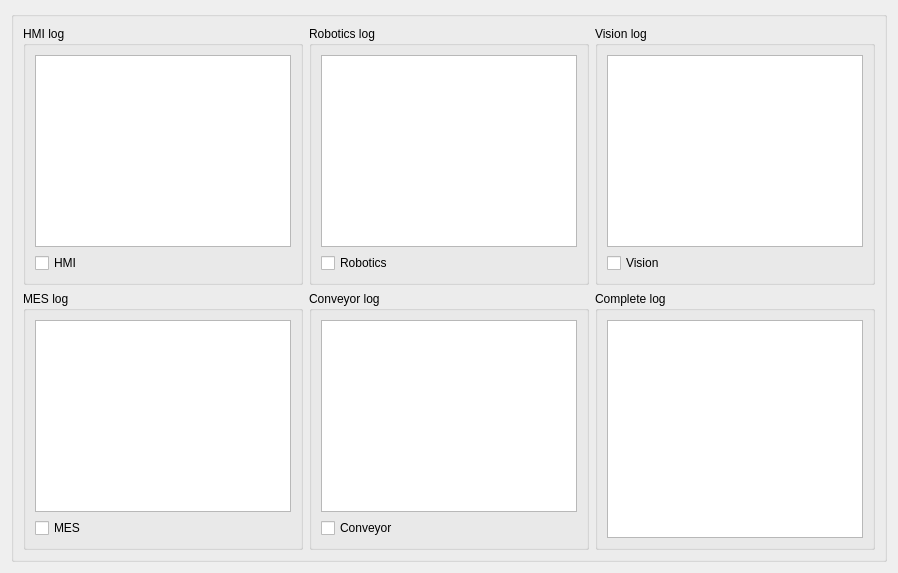
         <widget class="QWidget" name="tab_log">
          <attribute name="title">
           <string>Log</string>
          </attribute>
          <layout class="QVBoxLayout" name="verticalLayout_21">
           <item>
            <widget class="QGroupBox" name="groupBox_13">
             <property name="sizePolicy">
              <sizepolicy hsizetype="MinimumExpanding" vsizetype="Preferred">
               <horstretch>0</horstretch>
               <verstretch>0</verstretch>
              </sizepolicy>
             </property>
             <property name="title">
              <string/>
             </property>
             <layout class="QGridLayout" name="gridLayout_31">
              <item row="0" column="0">
               <widget class="QGroupBox" name="HMI_log">
                <property name="title">
                 <string>HMI log</string>
                </property>
                <layout class="QVBoxLayout" name="verticalLayout">
                 <item>
                  <widget class="QListView" name="view_log_HMI"/>
                 </item>
                 <item>
                  <widget class="QCheckBox" name="chk_HMI_debug">
                   <property name="text">
                    <string>HMI</string>
                   </property>
                  </widget>
                 </item>
                </layout>
               </widget>
              </item>
              <item row="0" column="1">
               <widget class="QGroupBox" name="Rob_log">
                <property name="title">
                 <string>Robotics log</string>
                </property>
                <layout class="QVBoxLayout" name="verticalLayout_3">
                 <item>
                  <widget class="QListView" name="view_log_Rob"/>
                 </item>
                 <item>
                  <widget class="QCheckBox" name="chk_Rob_debug">
                   <property name="text">
                    <string>Robotics</string>
                   </property>
                  </widget>
                 </item>
                </layout>
               </widget>
              </item>
              <item row="5" column="1">
               <widget class="QGroupBox" name="Con_log">
                <property name="title">
                 <string>Conveyor log</string>
                </property>
                <layout class="QVBoxLayout" name="verticalLayout_6">
                 <item>
                  <widget class="QListView" name="view_log_Con"/>
                 </item>
                 <item>
                  <widget class="QCheckBox" name="chk_Con_debug">
                   <property name="text">
                    <string>Conveyor</string>
                   </property>
                  </widget>
                 </item>
                </layout>
               </widget>
              </item>
              <item row="5" column="0">
               <widget class="QGroupBox" name="MES_log">
                <property name="title">
                 <string>MES log</string>
                </property>
                <layout class="QVBoxLayout" name="verticalLayout_5">
                 <item>
                  <widget class="QListView" name="view_log_MES"/>
                 </item>
                 <item>
                  <widget class="QCheckBox" name="chk_MES_debug">
                   <property name="text">
                    <string>MES</string>
                   </property>
                  </widget>
                 </item>
                </layout>
               </widget>
              </item>
              <item row="0" column="2">
               <widget class="QGroupBox" name="Vis_log">
                <property name="title">
                 <string>Vision log</string>
                </property>
                <layout class="QVBoxLayout" name="verticalLayout_4">
                 <item>
                  <widget class="QListView" name="view_log_Vis"/>
                 </item>
                 <item>
                  <widget class="QCheckBox" name="chk_Vis_debug">
                   <property name="text">
                    <string>Vision</string>
                   </property>
                  </widget>
                 </item>
                </layout>
               </widget>
              </item>
              <item row="5" column="2">
               <widget class="QGroupBox" name="Complete_log">
                <property name="title">
                 <string>Complete log</string>
                </property>
                <layout class="QVBoxLayout" name="verticalLayout_9">
                 <item>
                  <widget class="QListView" name="view_log_Complete"/>
                 </item>
                </layout>
               </widget>
              </item>
             </layout>
            </widget>
           </item>
          </layout>
         </widget>
